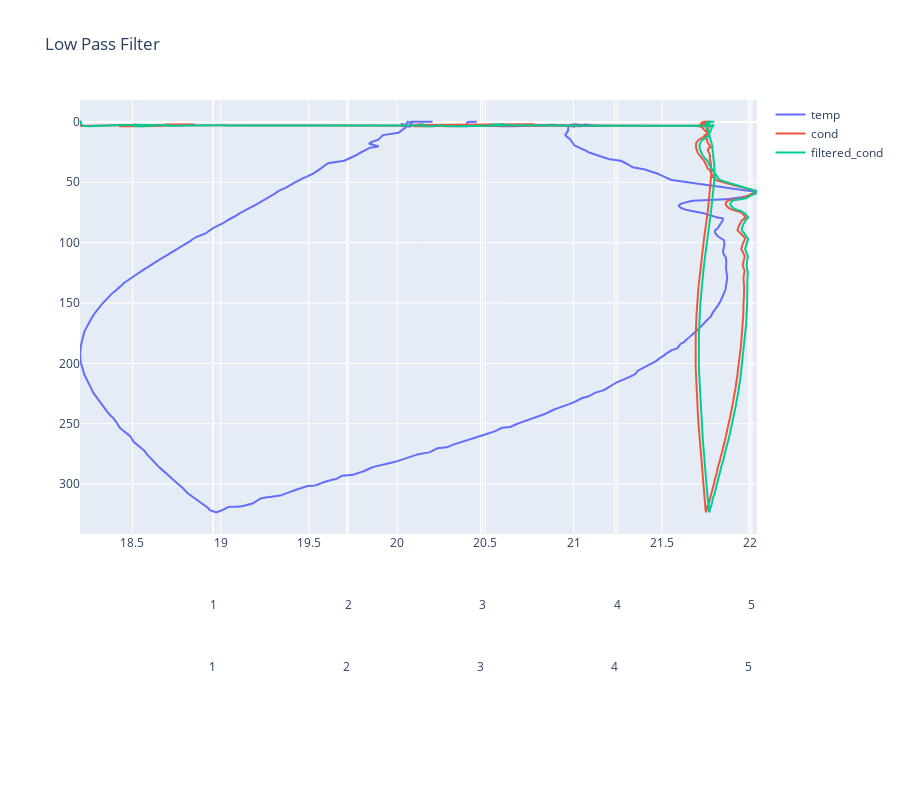

The cell this chart's notebook holds for it:
### Markdown cell above
## [Low Pass Filter](#proc-list)

This section shows how to use a low-pass filter on one or more columns of converted data. A low-pass filter removes high frequency data to make the data smoother. To make sure there is zero phase shift (no time shift), the filter is first applied forward through the data and then backward through the forward-filtered data. This removes any time shifts caused by the filter.  

Pressure data is typically filtered with a time constant equal to four times the CTD scan rate. Conductivity and temperature are typically filtered for *some* CTDs. Typical time constants are:  

| Instrument              | Temperature | Conductivity | Pressure |
|-------------------------|-------------|--------------|----------|
| SBE 19plus or 19plus V2 | 0.5         | 0.5          | 1.0      |

### Filter Formula
For a low-pass filter with time constant $Γ$:  
&emsp; $Γ= 1/2πf$  
&emsp; $T =$ sample interval (seconds)  
&emsp; $S_0 = 1/Γ$  
  
Laplace transform of the transfer function of a low-pass filter (single pole) with a time constant of $Γ$ seconds is:  

&emsp; $H(s) = \frac{1}{1 + (S/S_0)}$  
  
Using the bilinear transform:  

&emsp; $S - f(z) \overset{\Delta}{=} \frac{2(1-z^{-1})}{T(1+z^{-1})} = \frac{2(z-1)}{T(z+1)}$  

&emsp; $H(z) = \frac{1}{1 + \frac{2(z-1)}{T(z+1)S_0}} = \frac{z^{-1}+1}{1 + \frac{2}{TS_0}(1+\frac{1-2/TS_0}{1+2/TS_0}z^{-1})}$  

If:  

&emsp; $A = \frac{1}{1 + \frac{2}{TS_0}}$  

&emsp; $B = \frac{1 - \frac{2}{TS_0}}{1 + \frac{2}{TS_0}}$  

Then:  

&emsp; $H(z) = \frac{Y(z)}{X(z)} = \frac{A(z^{-1}+1)}{1+Bz^{-1}}$  
  
Where $z^{-1}$ is the unit delay (one scan behind).  
&emsp; $Y(z) (1 + Bz -1 ) = X(z) A (z -1 + 1)$  
&emsp; $y[N] + By[N-1] = Ax[N-1] + Ax[N]$  
&emsp; $y[N] = A(x[N] + x[N-1]) - By[N-1]$

### Code cell
# load example data
example_data_path = os.path.join("example_data", "example_df_for_processing.pkl")
data = pd.read_pickle(example_data_path)

# low pass filter
data["filtered_temp"] = proc.low_pass_filter(
    x=data["temp"], time_constant=1, sample_interval=0.25
)

data["filtered_cond"] = proc.low_pass_filter(
    x=data["cond"], time_constant=1, sample_interval=0.25
)

plot(
    data=data,
    title="Low Pass Filter",
    x_names=["temp", "cond", "filtered_cond"],
    x_bounds={},
)

### Figure 1 — Plotly figure (JSON) as saved in the notebook; plotly's stock layout.template omitted (floating-point values rounded to 4 significant figures; data arrays with more than 128 entries replaced by an {"elided": "..."} marker saying what was removed)
{"data": [{"name": "temp", "type": "scatter", "x": {"elided": "3069 float values"}, "xaxis": "x", "y": {"elided": "3069 float values"}}, {"name": "cond", "type": "scatter", "x": {"elided": "3069 float values"}, "xaxis": "x2", "y": {"elided": "3069 float values"}}, {"name": "filtered_cond", "type": "scatter", "x": {"elided": "3069 float values"}, "xaxis": "x3", "y": {"elided": "3069 float values"}}], "layout": {"height": 800, "title": {"text": "Low Pass Filter"}, "xaxis": {"domain": [0, 1], "title": {"text": ""}}, "xaxis2": {"overlaying": "x", "position": 0.1, "title": {"text": ""}}, "xaxis3": {"overlaying": "x", "position": 0.2, "title": {"text": ""}}, "xaxis4": {"overlaying": "x", "position": 0.3, "title": {"text": ""}}, "yaxis": {"autorange": "reversed", "domain": [0.3, 1], "position": 0, "title": {"text": ""}}, "yaxis2": {"overlaying": "y", "position": 0.1, "title": {"text": ""}}, "yaxis3": {"overlaying": "y", "position": 0.2, "title": {"text": ""}}, "yaxis4": {"overlaying": "y", "position": 0.3, "title": {"text": ""}}}}
